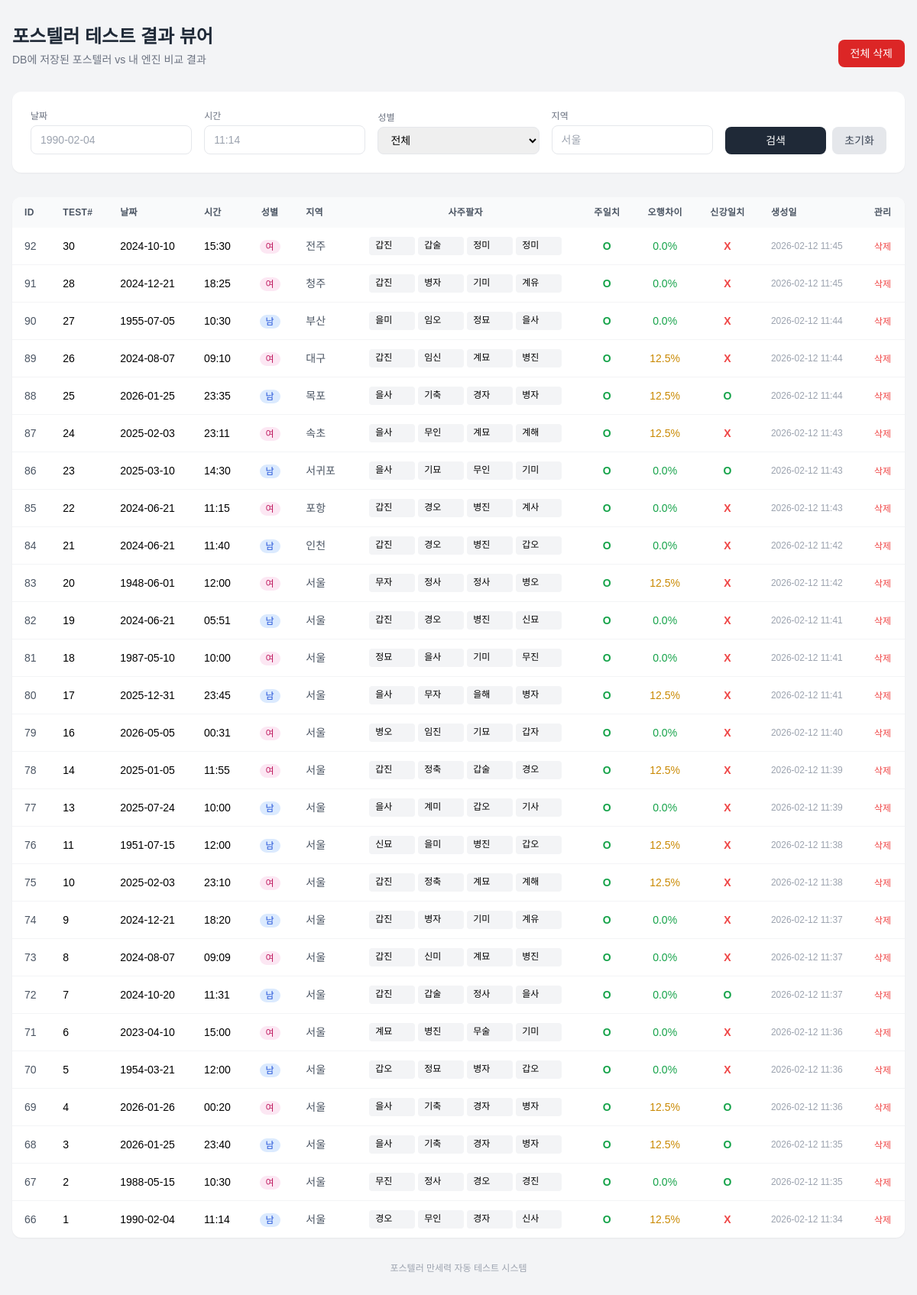
Before: / with the older database file.
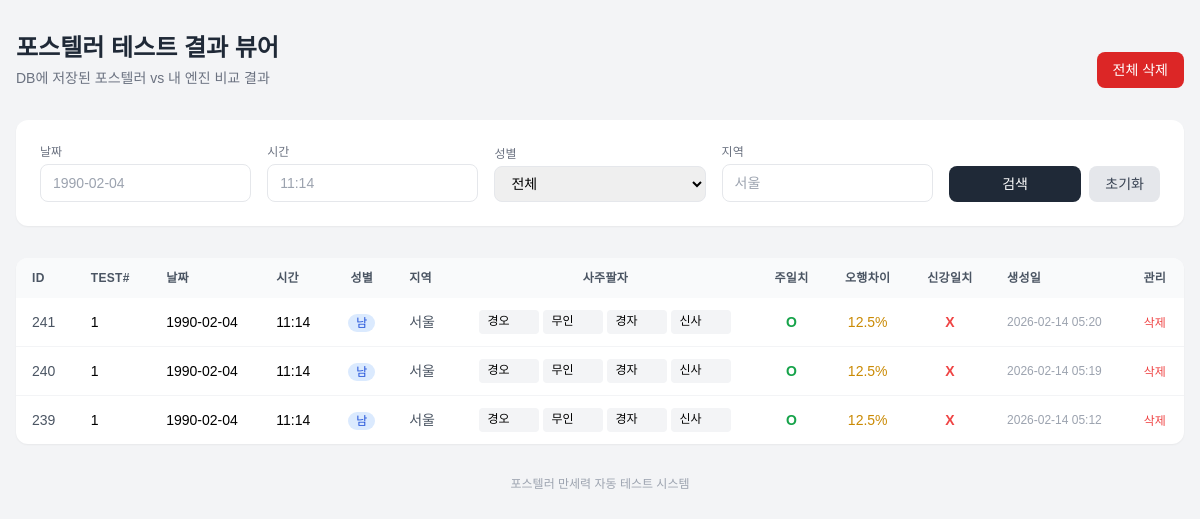
After: the same page with the newer database file.
### tables this page shows
CREATE TABLE test_results (
                id INTEGER PRIMARY KEY AUTOINCREMENT,
                test_no INTEGER,
                test_date TEXT,
                input_date TEXT,
                input_time TEXT,
                gender TEXT,
                location TEXT,
                test_purpose TEXT,
                
                -- 포스텔러 결과
                ft_year_pillar TEXT,
                ft_month_pillar TEXT,
                ft_day_pillar TEXT,
                ft_hour_pillar TEXT,
                ft_correction_minutes INTEGER,
                ft_summer_time_minutes INTEGER,
                ft_zodiac TEXT,
                
                -- 오행 분포 (기본)
                ft_wood REAL,
                ft_fire REAL,
                ft_earth REAL,
                ft_metal REAL,
                ft_water REAL,
                
                -- 오행 분포 (합+조후 보정)
                ft_wood_adj REAL,
                ft_fire_adj REAL,
                ft_earth_adj REAL,
                ft_metal_adj REAL,
                ft_water_adj REAL,
                
                -- 십성 분포 (기본)
                ft_bigyeon REAL,
                ft_geobje REAL,
                ft_siksin REAL,
                ft_sanggwan REAL,
                ft_pyeonjae REAL,
                ft_jeongjae REAL,
                ft_pyeongwan REAL,
                ft_jeonggwan REAL,
                ft_pyeonin REAL,
                ft_jeongin REAL,
                
                -- 신강/신약
                ft_strength TEXT,
                ft_strength_adj TEXT,
                
                -- 용신
                ft_yongsin TEXT,
                ft_yongsin_adj TEXT,
                
                -- 신살
                ft_sinsal TEXT,
                
                -- 내 엔진 결과
                my_year_pillar TEXT,
                my_month_pillar TEXT,
                my_day_pillar TEXT,
                my_hour_pillar TEXT,
                
                my_wood REAL,
                my_fire REAL,
                my_earth REAL,
                my_metal REAL,
                my_water REAL,
                
                my_strength TEXT,
                my_yongsin TEXT,
                
                -- 비교 결과
                pillar_match INTEGER,
                element_diff_max REAL,
                strength_match INTEGER,
                
                created_at TEXT DEFAULT CURRENT_TIMESTAMP
            , ft_wood_hap REAL, ft_wood_johoo REAL, ft_fire_hap REAL, ft_fire_johoo REAL, ft_earth_hap REAL, ft_earth_johoo REAL, ft_metal_hap REAL, ft_metal_johoo REAL, ft_water_hap REAL, ft_water_johoo REAL, ft_bigyeon_hap REAL, ft_bigyeon_johoo REAL, ft_bigyeon_adj REAL, ft_geobje_hap REAL, ft_geobje_johoo REAL, ft_geobje_adj REAL, ft_siksin_hap REAL, ft_siksin_johoo REAL, ft_siksin_adj REAL, ft_sanggwan_hap REAL, ft_sanggwan_johoo REAL, ft_sanggwan_adj REAL, ft_pyeonjae_hap REAL, ft_pyeonjae_johoo REAL, ft_pyeonjae_adj REAL, ft_jeongjae_hap REAL, ft_jeongjae_johoo REAL, ft_jeongjae_adj REAL, ft_pyeongwan_hap REAL, ft_pyeongwan_johoo REAL, ft_pyeongwan_adj REAL, ft_jeonggwan_hap REAL, ft_jeonggwan_johoo REAL, ft_jeonggwan_adj REAL, ft_pyeonin_hap REAL, ft_pyeonin_johoo REAL, ft_pyeonin_adj REAL, ft_jeongin_hap REAL, ft_jeongin_johoo REAL, ft_jeongin_adj REAL, ft_strength_hap TEXT, ft_strength_johoo TEXT, ft_yongsin_hap TEXT, ft_yongsin_johoo TEXT, my_wood_hap REAL, my_wood_johoo REAL, my_wood_adj REAL, my_fire_hap REAL, my_fire_johoo REAL, my_fire_adj REAL, my_earth_hap REAL, my_earth_johoo REAL, my_earth_adj REAL, my_metal_hap REAL, my_metal_johoo REAL, my_metal_adj REAL, my_water_hap REAL, my_water_johoo REAL, my_water_adj REAL, my_bigyeon REAL, my_bigyeon_hap REAL, my_bigyeon_johoo REAL, my_bigyeon_adj REAL, my_geobje REAL, my_geobje_hap REAL, my_geobje_johoo REAL, my_geobje_adj REAL, my_siksin REAL, my_siksin_hap REAL, my_siksin_johoo REAL, my_siksin_adj REAL, my_sanggwan REAL, my_sanggwan_hap REAL, my_sanggwan_johoo REAL, my_sanggwan_adj REAL, my_pyeonjae REAL, my_pyeonjae_hap REAL, my_pyeonjae_johoo REAL, my_pyeonjae_adj REAL, my_jeongjae REAL, my_jeongjae_hap REAL, my_jeongjae_johoo REAL, my_jeongjae_adj REAL, my_pyeongwan REAL, my_pyeongwan_hap REAL, my_pyeongwan_johoo REAL, my_pyeongwan_adj REAL, my_jeonggwan REAL, my_jeonggwan_hap REAL, my_jeonggwan_johoo REAL, my_jeonggwan_adj REAL, my_pyeonin REAL, my_pyeonin_hap REAL, my_pyeonin_johoo REAL, my_pyeonin_adj REAL, my_jeongin REAL, my_jeongin_hap REAL, my_jeongin_johoo REAL, my_jeongin_adj REAL, my_strength_hap TEXT, my_strength_johoo TEXT, my_strength_adj TEXT, my_yongsin_hap TEXT, my_yongsin_johoo TEXT, my_yongsin_adj TEXT);

### viewer.py (the view)
@app.route("/")
def index():
    input_date = request.args.get("date", "").strip()
    input_time = request.args.get("time", "").strip()
    gender = request.args.get("gender", "").strip()
    location = request.args.get("location", "").strip()
    if any([input_date, input_time, gender, location]):
        records = search_records(input_date, input_time, gender, location)
        search_performed = True
    else:
        records = get_all_records()
        search_performed = False
    return render_template("viewer.html",
                         records=records,
                         search_performed=search_performed,
                         search_date=input_date,
                         search_time=input_time,
                         search_gender=gender,
                         search_location=location)

### viewer.py (called while the page is built)
def get_db_connection():
    conn = sqlite3.connect(DB_PATH)
    conn.row_factory = sqlite3.Row
    return conn

def get_all_records():
    conn = get_db_connection()
    cursor = conn.cursor()
    cursor.execute("""
        SELECT id, test_no, input_date, input_time, gender, location,
               ft_year_pillar, ft_month_pillar, ft_day_pillar, ft_hour_pillar,
               pillar_match, element_diff_max, strength_match, created_at
        FROM test_results
        ORDER BY id DESC
    """)
    rows = cursor.fetchall()
    conn.close()
    return rows

### templates/viewer.html (shortened to what this page needs)
<!DOCTYPE html>
<html lang="ko">
<head>
    <script src="https://cdn.tailwindcss.com"></script>
</head>
<body class="bg-gray-100 min-h-screen">
    <div class="max-w-7xl mx-auto px-4 py-8">
        <header class="mb-8 flex justify-between items-end">
            <div>
                <h1 class="text-2xl font-bold text-gray-800">포스텔러 테스트 결과 뷰어</h1>
                <p class="text-sm text-gray-500 mt-1">DB에 저장된 포스텔러 vs 내 엔진 비교 결과</p>
            </div>
            <form action="/delete/all" method="POST" onsubmit="return confirm('정말 모든 데이터를 삭제하시겠습니까?');">
                <button type="submit" class="px-4 py-2 bg-red-600 text-white rounded-lg text-sm font-medium hover:bg-red-700 transition">
                    전체 삭제
                </button>
            </form>
        </header>
        <section class="bg-white rounded-xl shadow-sm p-6 mb-8">
            <form method="GET" action="/" class="grid grid-cols-1 md:grid-cols-5 gap-4 items-end">
                <div>
                    <label class="block text-xs font-medium text-gray-500 mb-1">날짜</label>
                    <input type="text" name="date" value="{{ search_date }}"
                           placeholder="1990-02-04"
                           class="w-full px-3 py-2 border border-gray-200 rounded-lg text-sm focus:outline-none focus:ring-2 focus:ring-gray-300">
                </div>
                <div>
                    <label class="block text-xs font-medium text-gray-500 mb-1">시간</label>
                    <input type="text" name="time" value="{{ search_time }}"
                           placeholder="11:14"
                           class="w-full px-3 py-2 border border-gray-200 rounded-lg text-sm focus:outline-none focus:ring-2 focus:ring-gray-300">
                </div>
                <div>
                    <label class="block text-xs font-medium text-gray-500 mb-1">성별</label>
                    <select name="gender" class="w-full px-3 py-2 border border-gray-200 rounded-lg text-sm focus:outline-none focus:ring-2 focus:ring-gray-300">
                        <option value="">전체</option>
                    </select>
                </div>
                <div>
                    <label class="block text-xs font-medium text-gray-500 mb-1">지역</label>
                    <input type="text" name="location" value="{{ search_location }}"
                           placeholder="서울"
                           class="w-full px-3 py-2 border border-gray-200 rounded-lg text-sm focus:outline-none focus:ring-2 focus:ring-gray-300">
                </div>
                <div class="flex gap-2">
                    <button type="submit" class="flex-1 px-4 py-2 bg-gray-800 text-white rounded-lg text-sm font-medium hover:bg-gray-700 transition">
                        검색
                    </button>
                    <a href="/" class="px-4 py-2 bg-gray-200 text-gray-700 rounded-lg text-sm font-medium hover:bg-gray-300 transition">
                        초기화
                    </a>
                </div>
            </form>
        </section>
        <section class="bg-white rounded-xl shadow-sm overflow-hidden">
            <div class="overflow-x-auto">
                <table class="w-full text-sm">
                    <thead class="bg-gray-50 text-gray-600 text-xs uppercase tracking-wide">
                        <tr>
                            <th class="px-4 py-3 text-left">ID</th>
                            <th class="px-4 py-3 text-left">Test#</th>
                            <th class="px-4 py-3 text-left">날짜</th>
                            <th class="px-4 py-3 text-left">시간</th>
                            <th class="px-4 py-3 text-center">성별</th>
                            <th class="px-4 py-3 text-left">지역</th>
                            <th class="px-4 py-3 text-center">사주팔자</th>
                            <th class="px-4 py-3 text-center">주일치</th>
                            <th class="px-4 py-3 text-center">오행차이</th>
                            <th class="px-4 py-3 text-center">신강일치</th>
                            <th class="px-4 py-3 text-left">생성일</th>
                            <th class="px-4 py-3 text-center">관리</th>
                        </tr>
                    </thead>
                    <tbody class="divide-y divide-gray-100">
                        {% for r in records %}
                        <tr class="hover:bg-gray-50 cursor-pointer" onclick="window.location='/detail/{{ r.id }}'">
                            <td class="px-4 py-3 text-gray-600">{{ r.id }}</td>
                            <td class="px-4 py-3 font-medium">{{ r.test_no }}</td>
                            <td class="px-4 py-3">{{ r.input_date }}</td>
                            <td class="px-4 py-3">{{ r.input_time }}</td>
                            <td class="px-4 py-3 text-center">
                                <span class="px-2 py-0.5 rounded-full text-xs {% if r.gender == 'M' %}bg-blue-100 text-blue-700{% else %}bg-pink-100 text-pink-700{% endif %}">
                                    {{ '남' if r.gender == 'M' else '여' }}
                                </span>
                            </td>
                            <td class="px-4 py-3 text-gray-600">{{ r.location }}</td>
                            <td class="px-4 py-3">
                                <div class="flex gap-1 justify-center text-xs font-mono">
                                    <span class="pillar-box px-2 py-1 bg-gray-100 rounded">{{ r.ft_year_pillar or '-' }}</span>
                                    <span class="pillar-box px-2 py-1 bg-gray-100 rounded">{{ r.ft_month_pillar or '-' }}</span>
                                    <span class="pillar-box px-2 py-1 bg-gray-100 rounded">{{ r.ft_day_pillar or '-' }}</span>
                                    <span class="pillar-box px-2 py-1 bg-gray-100 rounded">{{ r.ft_hour_pillar or '-' }}</span>
                                </div>
                            </td>
                            <td class="px-4 py-3 text-center">
                                {% if r.pillar_match == 1 %}
                                <span class="text-green-600 font-bold">O</span>
                                {% elif r.pillar_match == 0 %}
                                <span class="text-red-500 font-bold">X</span>
                                {% else %}
                                <span class="text-gray-400">-</span>
                                {% endif %}
                            </td>
                            <td class="px-4 py-3 text-center">
                                {% if r.element_diff_max is not none %}
                                <span class="{% if r.element_diff_max <= 5 %}text-green-600{% elif r.element_diff_max <= 15 %}text-yellow-600{% else %}text-red-500{% endif %}">
                                    {{ "%.1f"|format(r.element_diff_max) }}%
                                </span>
                                {% else %}
                                <span class="text-gray-400">-</span>
                                {% endif %}
                            </td>
                            <td class="px-4 py-3 text-center">
                                {% if r.strength_match == 1 %}
                                <span class="text-green-600 font-bold">O</span>
                                {% elif r.strength_match == 0 %}
                                <span class="text-red-500 font-bold">X</span>
                                {% else %}
                                <span class="text-gray-400">-</span>
                                {% endif %}
                            </td>
                            <td class="px-4 py-3 text-gray-400 text-xs">{{ r.created_at[:16] if r.created_at else '-' }}</td>
                            <td class="px-4 py-3 text-center" onclick="event.stopPropagation();">
                                <form action="/delete/{{ r.id }}" method="POST" onsubmit="return confirm('삭제하시겠습니까?');" class="inline">
                                    <button type="submit" class="text-red-500 hover:text-red-700 font-medium text-xs">삭제</button>
                                </form>
                            </td>
                        </tr>
                        {% endfor %}
                    </tbody>
                </table>
            </div>
        </section>
        <footer class="mt-8 text-center text-xs text-gray-400">
            <p>포스텔러 만세력 자동 테스트 시스템</p>
        </footer>
    </div>
</body>
</html>

### templates/viewer.html (style rules this page uses)
body { font-family: 'Noto Sans KR', sans-serif; }
.pillar-box { min-width: 60px; }

Changed rows visible on the page:
removed test_results: id "92", test_no "30", input_date "2024-10-10", input_time "15:30", gender "여", location "전주", ft_year_pillar "갑진", ft_month_pillar "갑술", ft_day_pillar "정미", ft_hour_pillar "정미", pillar_match "O", element_diff_max "0.0", strength_match "X", created_at "2026-02-12 11:45"
removed test_results: id "91", test_no "28", input_date "2024-12-21", input_time "18:25", gender "여", location "청주", ft_year_pillar "갑진", ft_month_pillar "병자", ft_day_pillar "기미", ft_hour_pillar "계유", pillar_match "O", element_diff_max "0.0", strength_match "X", created_at "2026-02-12 11:45"
removed test_results: id "90", test_no "27", input_date "1955-07-05", input_time "10:30", gender "남", location "부산", ft_year_pillar "을미", ft_month_pillar "임오", ft_day_pillar "정묘", ft_hour_pillar "을사", pillar_match "O", element_diff_max "0.0", strength_match "X", created_at "2026-02-12 11:44"
removed test_results: id "89", test_no "26", input_date "2024-08-07", input_time "09:10", gender "여", location "대구", ft_year_pillar "갑진", ft_month_pillar "임신", ft_day_pillar "계묘", ft_hour_pillar "병진", pillar_match "O", element_diff_max "12.5", strength_match "X", created_at "2026-02-12 11:44"
removed test_results: id "88", test_no "25", input_date "2026-01-25", input_time "23:35", gender "남", location "목포", ft_year_pillar "을사", ft_month_pillar "기축", ft_day_pillar "경자", ft_hour_pillar "병자", pillar_match "O", element_diff_max "12.5", strength_match "O", created_at "2026-02-12 11:44"
removed test_results: id "87", test_no "24", input_date "2025-02-03", input_time "23:11", gender "여", location "속초", ft_year_pillar "을사", ft_month_pillar "무인", ft_day_pillar "계묘", ft_hour_pillar "계해", pillar_match "O", element_diff_max "12.5", strength_match "X", created_at "2026-02-12 11:43"
removed test_results: id "86", test_no "23", input_date "2025-03-10", input_time "14:30", gender "남", location "서귀포", ft_year_pillar "을사", ft_month_pillar "기묘", ft_day_pillar "무인", ft_hour_pillar "기미", pillar_match "O", element_diff_max "0.0", strength_match "O", created_at "2026-02-12 11:43"
removed test_results: id "85", test_no "22", input_date "2024-06-21", input_time "11:15", gender "여", location "포항", ft_year_pillar "갑진", ft_month_pillar "경오", ft_day_pillar "병진", ft_hour_pillar "계사", pillar_match "O", element_diff_max "0.0", strength_match "X", created_at "2026-02-12 11:43"
removed test_results: id "84", test_no "21", input_date "2024-06-21", input_time "11:40", gender "남", location "인천", ft_year_pillar "갑진", ft_month_pillar "경오", ft_day_pillar "병진", ft_hour_pillar "갑오", pillar_match "O", element_diff_max "0.0", strength_match "X", created_at "2026-02-12 11:42"
removed test_results: id "83", test_no "20", input_date "1948-06-01", input_time "12:00", gender "여", location "서울", ft_year_pillar "무자", ft_month_pillar "정사", ft_day_pillar "정사", ft_hour_pillar "병오", pillar_match "O", element_diff_max "12.5", strength_match "X", created_at "2026-02-12 11:42"
removed test_results: id "82", test_no "19", input_date "2024-06-21", input_time "05:51", gender "남", location "서울", ft_year_pillar "갑진", ft_month_pillar "경오", ft_day_pillar "병진", ft_hour_pillar "신묘", pillar_match "O", element_diff_max "0.0", strength_match "X", created_at "2026-02-12 11:41"
removed test_results: id "81", test_no "18", input_date "1987-05-10", input_time "10:00", gender "여", location "서울", ft_year_pillar "정묘", ft_month_pillar "을사", ft_day_pillar "기미", ft_hour_pillar "무진", pillar_match "O", element_diff_max "0.0", strength_match "X", created_at "2026-02-12 11:41"
removed test_results: id "80", test_no "17", input_date "2025-12-31", input_time "23:45", gender "남", location "서울", ft_year_pillar "을사", ft_month_pillar "무자", ft_day_pillar "을해", ft_hour_pillar "병자", pillar_match "O", element_diff_max "12.5", strength_match "X", created_at "2026-02-12 11:41"
removed test_results: id "79", test_no "16", input_date "2026-05-05", input_time "00:31", gender "여", location "서울", ft_year_pillar "병오", ft_month_pillar "임진", ft_day_pillar "기묘", ft_hour_pillar "갑자", pillar_match "O", element_diff_max "0.0", strength_match "X", created_at "2026-02-12 11:40"
removed test_results: id "78", test_no "14", input_date "2025-01-05", input_time "11:55", gender "여", location "서울", ft_year_pillar "갑진", ft_month_pillar "정축", ft_day_pillar "갑술", ft_hour_pillar "경오", pillar_match "O", element_diff_max "12.5", strength_match "X", created_at "2026-02-12 11:39"
removed test_results: id "77", test_no "13", input_date "2025-07-24", input_time "10:00", gender "남", location "서울", ft_year_pillar "을사", ft_month_pillar "계미", ft_day_pillar "갑오", ft_hour_pillar "기사", pillar_match "O", element_diff_max "0.0", strength_match "X", created_at "2026-02-12 11:39"
removed test_results: id "76", test_no "11", input_date "1951-07-15", input_time "12:00", gender "남", location "서울", ft_year_pillar "신묘", ft_month_pillar "을미", ft_day_pillar "병진", ft_hour_pillar "갑오", pillar_match "O", element_diff_max "12.5", strength_match "X", created_at "2026-02-12 11:38"
removed test_results: id "75", test_no "10", input_date "2025-02-03", input_time "23:10", gender "여", location "서울", ft_year_pillar "갑진", ft_month_pillar "정축", ft_day_pillar "계묘", ft_hour_pillar "계해", pillar_match "O", element_diff_max "12.5", strength_match "X", created_at "2026-02-12 11:38"
removed test_results: id "74", test_no "9", input_date "2024-12-21", input_time "18:20", gender "남", location "서울", ft_year_pillar "갑진", ft_month_pillar "병자", ft_day_pillar "기미", ft_hour_pillar "계유", pillar_match "O", element_diff_max "0.0", strength_match "X", created_at "2026-02-12 11:37"
removed test_results: id "73", test_no "8", input_date "2024-08-07", input_time "09:09", gender "여", location "서울", ft_year_pillar "갑진", ft_month_pillar "신미", ft_day_pillar "계묘", ft_hour_pillar "병진", pillar_match "O", element_diff_max "0.0", strength_match "X", created_at "2026-02-12 11:37"
removed test_results: id "72", test_no "7", input_date "2024-10-20", input_time "11:31", gender "남", location "서울", ft_year_pillar "갑진", ft_month_pillar "갑술", ft_day_pillar "정사", ft_hour_pillar "을사", pillar_match "O", element_diff_max "0.0", strength_match "O", created_at "2026-02-12 11:37"
removed test_results: id "71", test_no "6", input_date "2023-04-10", input_time "15:00", gender "여", location "서울", ft_year_pillar "계묘", ft_month_pillar "병진", ft_day_pillar "무술", ft_hour_pillar "기미", pillar_match "O", element_diff_max "0.0", strength_match "X", created_at "2026-02-12 11:36"
removed test_results: id "70", test_no "5", input_date "1954-03-21", input_time "12:00", gender "남", location "서울", ft_year_pillar "갑오", ft_month_pillar "정묘", ft_day_pillar "병자", ft_hour_pillar "갑오", pillar_match "O", element_diff_max "0.0", strength_match "X", created_at "2026-02-12 11:36"
removed test_results: id "69", test_no "4", input_date "2026-01-26", input_time "00:20", gender "여", location "서울", ft_year_pillar "을사", ft_month_pillar "기축", ft_day_pillar "경자", ft_hour_pillar "병자", pillar_match "O", element_diff_max "12.5", strength_match "O", created_at "2026-02-12 11:36"
removed test_results: id "68", test_no "3", input_date "2026-01-25", input_time "23:40", gender "남", location "서울", ft_year_pillar "을사", ft_month_pillar "기축", ft_day_pillar "경자", ft_hour_pillar "병자", pillar_match "O", element_diff_max "12.5", strength_match "O", created_at "2026-02-12 11:35"
removed test_results: id "67", test_no "2", input_date "1988-05-15", input_time "10:30", gender "여", location "서울", ft_year_pillar "무진", ft_month_pillar "정사", ft_day_pillar "경오", ft_hour_pillar "경진", pillar_match "O", element_diff_max "0.0", strength_match "O", created_at "2026-02-12 11:35"
removed test_results: id "66", test_no "1", input_date "1990-02-04", input_time "11:14", gender "남", location "서울", ft_year_pillar "경오", ft_month_pillar "무인", ft_day_pillar "경자", ft_hour_pillar "신사", pillar_match "O", element_diff_max "12.5", strength_match "X", created_at "2026-02-12 11:34"
added test_results: id "241", test_no "1", input_date "1990-02-04", input_time "11:14", gender "남", location "서울", ft_year_pillar "경오", ft_month_pillar "무인", ft_day_pillar "경자", ft_hour_pillar "신사", pillar_match "O", element_diff_max "12.5", strength_match "X", created_at "2026-02-14 05:20"
added test_results: id "240", test_no "1", input_date "1990-02-04", input_time "11:14", gender "남", location "서울", ft_year_pillar "경오", ft_month_pillar "무인", ft_day_pillar "경자", ft_hour_pillar "신사", pillar_match "O", element_diff_max "12.5", strength_match "X", created_at "2026-02-14 05:19"
added test_results: id "239", test_no "1", input_date "1990-02-04", input_time "11:14", gender "남", location "서울", ft_year_pillar "경오", ft_month_pillar "무인", ft_day_pillar "경자", ft_hour_pillar "신사", pillar_match "O", element_diff_max "12.5", strength_match "X", created_at "2026-02-14 05:12"
